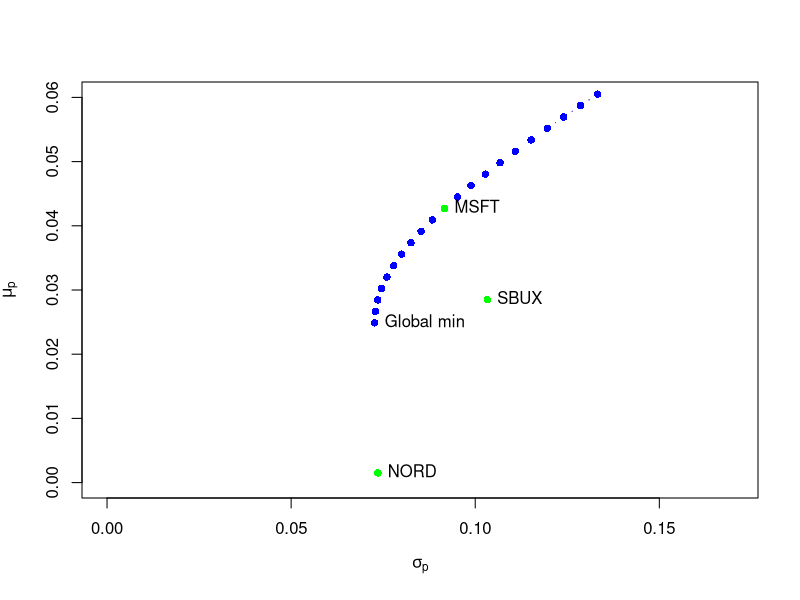

This figure's R source:
sd.vec = c()

asset.names <- c("MSFT", "NORD", "SBUX")
mu.vec = c(0.0427, 0.0015, 0.0285)
names(mu.vec) = asset.names
sigma.mat = matrix(c(0.0100, 0.0018, 0.0011,0.0018, 0.0109, 0.0026,0.0011, 0.0026, 0.0199),nrow=3, ncol=3)
dimnames(sigma.mat) = list(asset.names, asset.names)
mu.vec
sigma.mat

#Return and variance of a given portfolio are given by
x.vec = rep(1,3)/3
names(x.vec) = asset.names
mu.p.x = crossprod (x.vec,mu.vec)
sig2.p.x = t(x.vec)%*%sigma.mat%*%x.vec
sig.p.x = sqrt(sig2.p.x)
mu.p.x
sig.p.x

#Here we have
top.mat = cbind(2*sigma.mat, rep(1, 3))
bot.vec = c(rep(1,3), 0)
Am.mat = rbind(top.mat, bot.vec)
b.vec = c(rep(0, 3), 1)
z.m.mat = solve(Am.mat)%*%b.vec
m.vec = z.m.mat[1:3,1]
m.vec

#The portfolio return and standard deviation are
mu.gmin = as.numeric(crossprod(m.vec, mu.vec))
mu.gmin
sig2.gmin = as.numeric(t(m.vec)%*%sigma.mat%*%m.vec)
sig.gmin = sqrt(sig2.gmin)
sig.gmin

##Another way to compute it is to go further on the analytical expression, and to derive
one.vec = rep(1, 3)
sigma.inv.mat = solve(sigma.mat)
top.mat = sigma.inv.mat%*%one.vec
bot.val = as.numeric((t(one.vec)%*%sigma.inv.mat%*%one.vec))
m.mat = top.mat/bot.val
m.mat[,1]

#If our target is to get the same return as Microsoft, say(MSFT),
top.mat = cbind(2*sigma.mat, mu.vec, rep(1,3))
mid.vec = c(mu.vec, 0, 0)
bot.vec = c(rep(1, 3), 0, 0)
A.mat = rbind(top.mat, mid.vec, bot.vec)
bmsft.vec = c(rep(0, 3), mu.vec["MSFT"], 1)
z.mat = solve(A.mat)%*%bmsft.vec
x.vec = z.mat[1:3,]
x.vec

##The portfolio return and standard deviation are
mu.px = as.numeric(crossprod(x.vec, mu.vec))
mu.px
sig2.px = as.numeric(t(x.vec)%*%sigma.mat%*%x.vec)
sig.px = sqrt(sig2.px)
sig.px

sd.vec <- c(sd.vec, sig.px)

##If our target is to get the same return as Starbucks (SBUX)
bsbux.vec = c(rep(0, 3), mu.vec["SBUX"], 1)
z.mat = solve(A.mat)%*%bsbux.vec
y.vec = z.mat[1:3,]
y.vec

#With expected return and standard deviation
mu.py = as.numeric(crossprod(y.vec, mu.vec))
sig2.py = as.numeric(t(y.vec)%*%sigma.mat%*%y.vec)
sig.py = sqrt(sig2.py)
mu.py
sig.py

sd.vec <- c(sd.vec, sig.py)

##Observe that actually, those two portfolios are extremely correled
sigma.xy = as.numeric(t(x.vec)%*%sigma.mat%*%y.vec)
rho.xy = sigma.xy/(sig.px*sig.py)
rho.xy

M.mat = cbind(mu.vec, one.vec)
B.mat = t(M.mat)%*%solve(sigma.mat)%*%M.mat
mu.tilde.msft = c(mu.vec["MSFT"], 1)
x.vec.2 = solve(sigma.mat)%*%M.mat%*%solve(B.mat)%*%mu.tilde.msft
x.vec.2

##We can compute the efficient frontier
a = 0.5
z.vec = a*x.vec + (1-a)*y.vec
z.vec

##With expected return and standard deviation
mu.pz = as.numeric(crossprod(z.vec, mu.vec))
sig2.pz = as.numeric(t(z.vec)%*%sigma.mat%*%z.vec)
sig.pz = sqrt(sig2.pz)
mu.pz
sig.pz

##or equivalently
mu.pz = a*mu.px + (1-a)*mu.py
sig.xy = as.numeric(t(x.vec)%*%sigma.mat%*%y.vec)
sig2.pz = sqrt(sig2.pz)
mu.pz
sig.pz

##If we have a given target expected return, we have to find first our appropriate weight α. For instance, if we want the same return as Nordstrom (NORD)
a.nord = (mu.vec["NORD"] - mu.py)/(mu.px - mu.py)
z.nord = a.nord*x.vec + (1 - a.nord)*y.vec
z.nord

##Expected return and standard deviation are then
mu.pz.nord = a.nord*mu.px + (1-a.nord)*mu.py
sig2.pz.nord = a.nord^2 * sig2.px + (1-a.nord)^2 *sig2.py + 2*a.nord*(1-a.nord)*sigma.xy
sig.pz.nord = sqrt(sig2.pz.nord)
mu.pz.nord
sig.pz.nord

sd.vec <- c(sd.vec, sig.pz.nord)

##Compute the efficient frontier, consider a sequence of α’s
a = seq(from=1, to=-1, by=-0.1)
n.a = length(a)
z.mat = matrix(0, n.a, 3)
mu.z = rep(0, n.a)
sig2.z = rep(0, n.a)
sig.mx = t(m.vec)%*%sigma.mat%*%x.vec
for (i in 1:n.a) {
  z.mat[1, ] = a[i]*m.vec + (1-a[i])*x.vec
  mu.z[i] = a[i]*mu.gmin + (1-a[i])*mu.px
  sig2.z[i] = a[i]^2 * sig2.gmin + (1-a[i])^2 * sig2.px + 2*a[i]*(1-a[i])*sig.mx }
plot(sqrt(sig2.z), mu.z, type="b", ylim=c(0, 0.06), xlim=c(0, 0.17), pch=16, col="blue", ylab=expression(mu[p]), xlab=expression(sigma[p]))
points(sd.vec, mu.vec, col = "green", pch =16)
text(sig.gmin, mu.gmin, labels="Global min", pos=4)
text(sd.vec, mu.vec, labels=asset.names, pos=4)